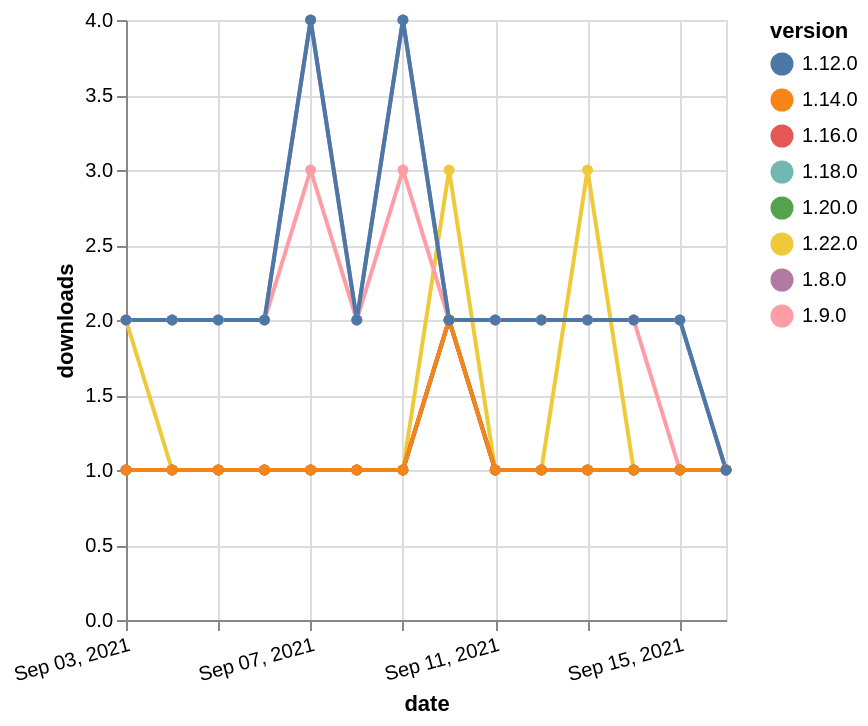

Specify this chart in Vega-Lite:
### Vega-Lite specification from a JSON file in a GitHub repository (floating-point values rounded to 4 significant figures)
{"$schema": "https://vega.github.io/schema/vega-lite/v5.json", "description": "A simple bar chart with embedded data.", "data": {"values": [{"date": "2021-09-03", "total": 171, "delta": 1, "version": "1.18.0"}, {"date": "2021-09-04", "total": 172, "delta": 1, "version": "1.18.0"}, {"date": "2021-09-05", "total": 173, "delta": 1, "version": "1.18.0"}, {"date": "2021-09-06", "total": 174, "delta": 1, "version": "1.18.0"}, {"date": "2021-09-07", "total": 175, "delta": 1, "version": "1.18.0"}, {"date": "2021-09-08", "total": 176, "delta": 1, "version": "1.18.0"}, {"date": "2021-09-09", "total": 177, "delta": 1, "version": "1.18.0"}, {"date": "2021-09-10", "total": 179, "delta": 2, "version": "1.18.0"}, {"date": "2021-09-11", "total": 180, "delta": 1, "version": "1.18.0"}, {"date": "2021-09-12", "total": 181, "delta": 1, "version": "1.18.0"}, {"date": "2021-09-13", "total": 182, "delta": 1, "version": "1.18.0"}, {"date": "2021-09-14", "total": 183, "delta": 1, "version": "1.18.0"}, {"date": "2021-09-15", "total": 184, "delta": 1, "version": "1.18.0"}, {"date": "2021-09-16", "total": 185, "delta": 1, "version": "1.18.0"}, {"date": "2021-09-03", "total": 184, "delta": 2, "version": "1.22.0"}, {"date": "2021-09-04", "total": 185, "delta": 1, "version": "1.22.0"}, {"date": "2021-09-05", "total": 186, "delta": 1, "version": "1.22.0"}, {"date": "2021-09-06", "total": 187, "delta": 1, "version": "1.22.0"}, {"date": "2021-09-07", "total": 188, "delta": 1, "version": "1.22.0"}, {"date": "2021-09-08", "total": 189, "delta": 1, "version": "1.22.0"}, {"date": "2021-09-09", "total": 190, "delta": 1, "version": "1.22.0"}, {"date": "2021-09-10", "total": 193, "delta": 3, "version": "1.22.0"}, {"date": "2021-09-11", "total": 194, "delta": 1, "version": "1.22.0"}, {"date": "2021-09-12", "total": 195, "delta": 1, "version": "1.22.0"}, {"date": "2021-09-13", "total": 198, "delta": 3, "version": "1.22.0"}, {"date": "2021-09-14", "total": 199, "delta": 1, "version": "1.22.0"}, {"date": "2021-09-15", "total": 200, "delta": 1, "version": "1.22.0"}, {"date": "2021-09-16", "total": 201, "delta": 1, "version": "1.22.0"}, {"date": "2021-09-03", "total": 3104, "delta": 2, "version": "1.8.0"}, {"date": "2021-09-04", "total": 3106, "delta": 2, "version": "1.8.0"}, {"date": "2021-09-05", "total": 3108, "delta": 2, "version": "1.8.0"}, {"date": "2021-09-06", "total": 3110, "delta": 2, "version": "1.8.0"}, {"date": "2021-09-07", "total": 3114, "delta": 4, "version": "1.8.0"}, {"date": "2021-09-08", "total": 3116, "delta": 2, "version": "1.8.0"}, {"date": "2021-09-09", "total": 3120, "delta": 4, "version": "1.8.0"}, {"date": "2021-09-10", "total": 3122, "delta": 2, "version": "1.8.0"}, {"date": "2021-09-11", "total": 3124, "delta": 2, "version": "1.8.0"}, {"date": "2021-09-12", "total": 3126, "delta": 2, "version": "1.8.0"}, {"date": "2021-09-13", "total": 3128, "delta": 2, "version": "1.8.0"}, {"date": "2021-09-14", "total": 3130, "delta": 2, "version": "1.8.0"}, {"date": "2021-09-15", "total": 3132, "delta": 2, "version": "1.8.0"}, {"date": "2021-09-16", "total": 3133, "delta": 1, "version": "1.8.0"}, {"date": "2021-09-03", "total": 2515, "delta": 2, "version": "1.9.0"}, {"date": "2021-09-04", "total": 2517, "delta": 2, "version": "1.9.0"}, {"date": "2021-09-05", "total": 2519, "delta": 2, "version": "1.9.0"}, {"date": "2021-09-06", "total": 2521, "delta": 2, "version": "1.9.0"}, {"date": "2021-09-07", "total": 2524, "delta": 3, "version": "1.9.0"}, {"date": "2021-09-08", "total": 2526, "delta": 2, "version": "1.9.0"}, {"date": "2021-09-09", "total": 2529, "delta": 3, "version": "1.9.0"}, {"date": "2021-09-10", "total": 2531, "delta": 2, "version": "1.9.0"}, {"date": "2021-09-11", "total": 2533, "delta": 2, "version": "1.9.0"}, {"date": "2021-09-12", "total": 2535, "delta": 2, "version": "1.9.0"}, {"date": "2021-09-13", "total": 2537, "delta": 2, "version": "1.9.0"}, {"date": "2021-09-14", "total": 2539, "delta": 2, "version": "1.9.0"}, {"date": "2021-09-15", "total": 2540, "delta": 1, "version": "1.9.0"}, {"date": "2021-09-16", "total": 2541, "delta": 1, "version": "1.9.0"}, {"date": "2021-09-03", "total": 154, "delta": 1, "version": "1.20.0"}, {"date": "2021-09-04", "total": 155, "delta": 1, "version": "1.20.0"}, {"date": "2021-09-05", "total": 156, "delta": 1, "version": "1.20.0"}, {"date": "2021-09-06", "total": 157, "delta": 1, "version": "1.20.0"}, {"date": "2021-09-07", "total": 158, "delta": 1, "version": "1.20.0"}, {"date": "2021-09-08", "total": 159, "delta": 1, "version": "1.20.0"}, {"date": "2021-09-09", "total": 160, "delta": 1, "version": "1.20.0"}, {"date": "2021-09-10", "total": 162, "delta": 2, "version": "1.20.0"}, {"date": "2021-09-11", "total": 163, "delta": 1, "version": "1.20.0"}, {"date": "2021-09-12", "total": 164, "delta": 1, "version": "1.20.0"}, {"date": "2021-09-13", "total": 165, "delta": 1, "version": "1.20.0"}, {"date": "2021-09-14", "total": 166, "delta": 1, "version": "1.20.0"}, {"date": "2021-09-15", "total": 167, "delta": 1, "version": "1.20.0"}, {"date": "2021-09-16", "total": 168, "delta": 1, "version": "1.20.0"}, {"date": "2021-09-03", "total": 180, "delta": 1, "version": "1.16.0"}, {"date": "2021-09-04", "total": 181, "delta": 1, "version": "1.16.0"}, {"date": "2021-09-05", "total": 182, "delta": 1, "version": "1.16.0"}, {"date": "2021-09-06", "total": 183, "delta": 1, "version": "1.16.0"}, {"date": "2021-09-07", "total": 184, "delta": 1, "version": "1.16.0"}, {"date": "2021-09-08", "total": 185, "delta": 1, "version": "1.16.0"}, {"date": "2021-09-09", "total": 186, "delta": 1, "version": "1.16.0"}, {"date": "2021-09-10", "total": 188, "delta": 2, "version": "1.16.0"}, {"date": "2021-09-11", "total": 189, "delta": 1, "version": "1.16.0"}, {"date": "2021-09-12", "total": 190, "delta": 1, "version": "1.16.0"}, {"date": "2021-09-13", "total": 191, "delta": 1, "version": "1.16.0"}, {"date": "2021-09-14", "total": 192, "delta": 1, "version": "1.16.0"}, {"date": "2021-09-15", "total": 193, "delta": 1, "version": "1.16.0"}, {"date": "2021-09-16", "total": 194, "delta": 1, "version": "1.16.0"}, {"date": "2021-09-03", "total": 238, "delta": 1, "version": "1.14.0"}, {"date": "2021-09-04", "total": 239, "delta": 1, "version": "1.14.0"}, {"date": "2021-09-05", "total": 240, "delta": 1, "version": "1.14.0"}, {"date": "2021-09-06", "total": 241, "delta": 1, "version": "1.14.0"}, {"date": "2021-09-07", "total": 242, "delta": 1, "version": "1.14.0"}, {"date": "2021-09-08", "total": 243, "delta": 1, "version": "1.14.0"}, {"date": "2021-09-09", "total": 244, "delta": 1, "version": "1.14.0"}, {"date": "2021-09-10", "total": 246, "delta": 2, "version": "1.14.0"}, {"date": "2021-09-11", "total": 247, "delta": 1, "version": "1.14.0"}, {"date": "2021-09-12", "total": 248, "delta": 1, "version": "1.14.0"}, {"date": "2021-09-13", "total": 249, "delta": 1, "version": "1.14.0"}, {"date": "2021-09-14", "total": 250, "delta": 1, "version": "1.14.0"}, {"date": "2021-09-15", "total": 251, "delta": 1, "version": "1.14.0"}, {"date": "2021-09-16", "total": 252, "delta": 1, "version": "1.14.0"}, {"date": "2021-09-03", "total": 2432, "delta": 2, "version": "1.12.0"}, {"date": "2021-09-04", "total": 2434, "delta": 2, "version": "1.12.0"}, {"date": "2021-09-05", "total": 2436, "delta": 2, "version": "1.12.0"}, {"date": "2021-09-06", "total": 2438, "delta": 2, "version": "1.12.0"}, {"date": "2021-09-07", "total": 2442, "delta": 4, "version": "1.12.0"}, {"date": "2021-09-08", "total": 2444, "delta": 2, "version": "1.12.0"}, {"date": "2021-09-09", "total": 2448, "delta": 4, "version": "1.12.0"}, {"date": "2021-09-10", "total": 2450, "delta": 2, "version": "1.12.0"}, {"date": "2021-09-11", "total": 2452, "delta": 2, "version": "1.12.0"}, {"date": "2021-09-12", "total": 2454, "delta": 2, "version": "1.12.0"}, {"date": "2021-09-13", "total": 2456, "delta": 2, "version": "1.12.0"}, {"date": "2021-09-14", "total": 2458, "delta": 2, "version": "1.12.0"}, {"date": "2021-09-15", "total": 2460, "delta": 2, "version": "1.12.0"}, {"date": "2021-09-16", "total": 2461, "delta": 1, "version": "1.12.0"}]}, "width": "container", "mark": {"type": "line", "point": {"filled": true}}, "encoding": {"x": {"field": "date", "type": "temporal", "timeUnit": "yearmonthdate", "title": "date", "axis": {"labelAngle": -15}}, "y": {"field": "delta", "type": "quantitative", "title": "downloads"}, "color": {"field": "version", "type": "nominal"}, "tooltip": {"field": "delta"}}}
